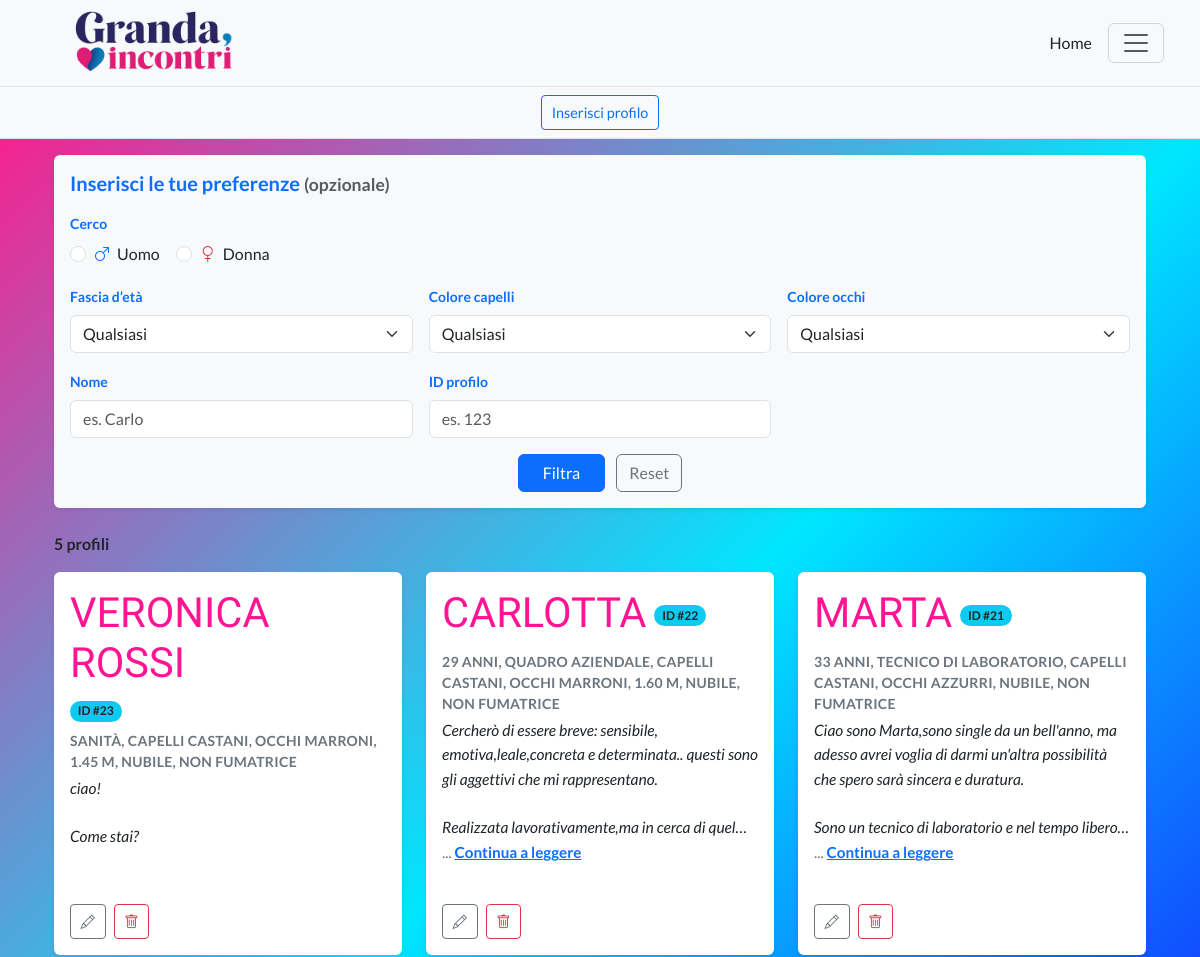
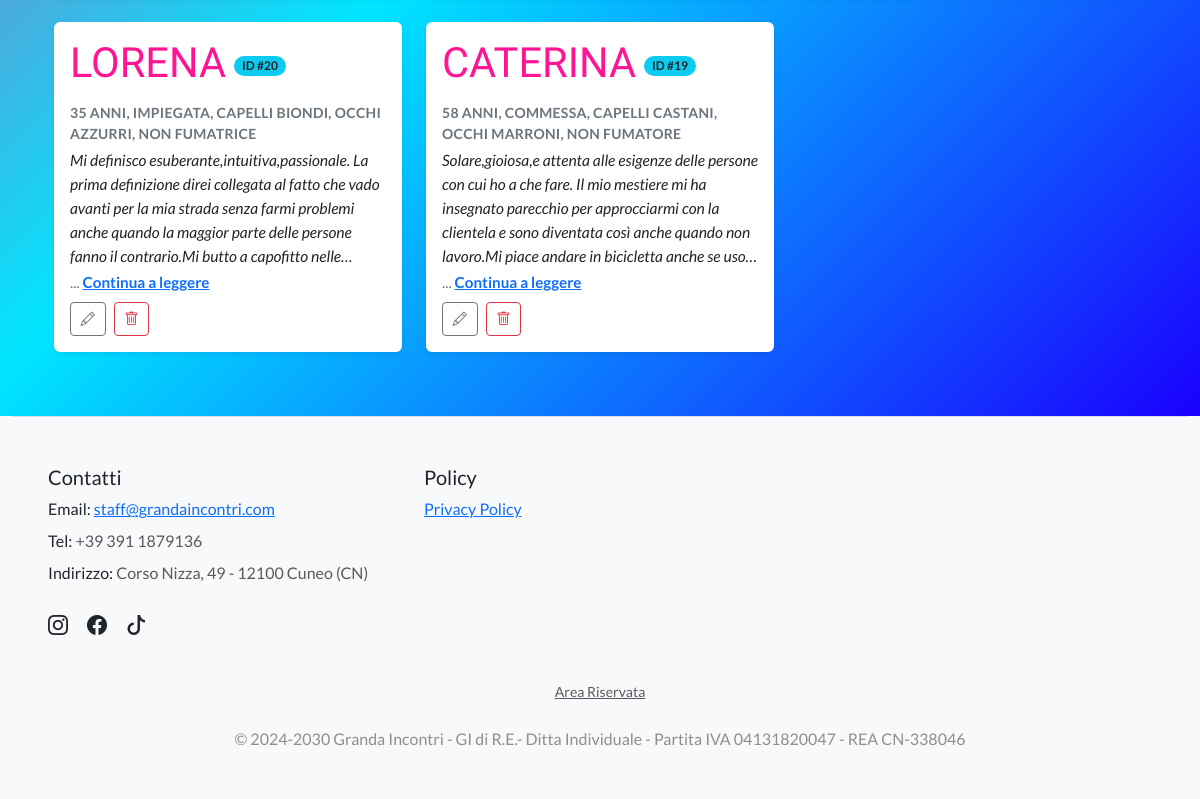
/annunci (signed in), run on the app's committed database (2 pictures, top to bottom).
### tables this page shows
CREATE TABLE "profiles" (
	"id"	INTEGER NOT NULL,
	"first_name"	TEXT NOT NULL,
	"last_name"	TEXT,
	"gender"	TEXT NOT NULL,
	"birth_year"	INTEGER,
	"city"	TEXT,
	"occupation"	TEXT,
	"eyes_color"	TEXT,
	"hair_color"	TEXT,
	"height_cm"	INTEGER,
	"smoker"	INTEGER,
	"bio"	TEXT NOT NULL,
	"is_active"	INTEGER NOT NULL,
	"created_at"	TEXT,
	"weight_kg"	INTEGER,
	"marital_status"	TEXT,
	PRIMARY KEY("id" AUTOINCREMENT)
);

### app.py (the view)
@app.route("/annunci")
def annunci():
    gender_in  = (request.args.get("gender") or "").strip().lower() or None
    age_range  = (request.args.get("age_range") or "").strip() or None
    hair_color = (request.args.get("hair_color") or "").strip().lower() or None
    eyes_color = (request.args.get("eyes_color") or "").strip().lower() or None
    name_q = None
    id_q = None
    if session.get("is_authenticated"):
        name_q = (request.args.get("name") or "").strip().lower() or None
        raw = (request.args.get("id") or "").strip()  # niente lower()
        id_q = int(raw) if raw.isdigit() else None
    gender = _norm_gender_val(gender_in)
    all_profiles = get_published_profiles_with_status()
    listObjProfiles = [
        p for p in all_profiles
        if _profile_matches_filters(p, gender, age_range, hair_color, eyes_color, name_q, id_q)
    ]
    def cap(val: str | None) -> str:
        s = (val or "").strip()
        return (s[:1].upper() + s[1:].lower()) if s else ""
    listObjProfiles = [
        {
            **p,
            "first_name": cap(p.get("first_name")),
            "last_name":  cap(p.get("last_name")),
        }
        for p in listObjProfiles
    ]
    profile_to_edit = None
    to_edit = False
    profile_id = request.args.get("profile_id")
    if profile_id and session.get("is_authenticated"):
        row = profiles_dao.get_profile_by_id(int(profile_id))
        if row is not None:
            d = {k: row[k] for k in row.keys()}
            profile_to_edit = SimpleNamespace(**d)
            to_edit = True
    return render_template(
        "annunci.html",
        listObjProfiles=listObjProfiles,
        profile_to_edit=profile_to_edit,
        to_edit=to_edit,
        current_year=datetime.date.today().year
    )

### app.py (called while the page is built)
def get_published_profiles_with_status():
    rows = profiles_dao.get_all_profiles()
    def is_published(val):
        if val is None:
            return True
        if isinstance(val, (int, bool)):
            return bool(val)
        return str(val).strip().lower() not in ("0", "false", "no", "n")
    list_profiles = []
    for r in rows:
        keys = r.keys() if hasattr(r, "keys") else r.keys()
        val = r["is_active"] if ("is_active" in keys) else None
        if is_published(val):
            profile = {k: r[k] for k in keys}
            profile["is_online"] = random.choice([True, False])
            list_profiles.append(profile)
    return list_profiles

@app.context_processor
def inject_current_user():
    class CurrentUserStub:
        def __init__(self, is_auth, role="admin"):
            self.is_authenticated = is_auth
            self.role = role
    return dict(current_user=CurrentUserStub(session.get("is_authenticated", False)))

def _norm_gender_val(val) -> str | None:
    v = (val or "").strip().lower()
    return _GENDER_MAP.get(v)

### profiles_dao.py (called while the page is built)
def _conn() -> sqlite3.Connection:
    conn = sqlite3.connect(DB_PATH)
    conn.row_factory = sqlite3.Row
    with closing(conn.cursor()) as cur:
        cur.execute("PRAGMA foreign_keys = ON;")
    return conn

def _rows_to_dicts(rows: Iterable[sqlite3.Row]) -> List[dict]:
    return [dict(r) for r in rows]

def get_all_profiles() -> List[Profile]:
    sql = """
        SELECT *
        FROM profiles
        ORDER BY
          CASE WHEN created_at IS NULL OR created_at = '' THEN 1 ELSE 0 END,
          created_at DESC,
          id DESC
    """
    with closing(_conn()) as conn, closing(conn.cursor()) as cur:
        cur.execute(sql)
        return _rows_to_dicts(cur.fetchall())  # type: ignore[return-value]

### templates/annunci.html (shortened to what this page needs)
{% extends "base.html" %}
{% block content %}
<div class="posts-wrapper">
  {% if current_user.is_authenticated %}
    <div class="d-flex bg-light border-bottom justify-content-center align-items-center py-2">
      <div class="d-flex flex-wrap justify-content-center gap-2">
        <button class="btn btn-outline-primary btn-sm" data-bs-toggle="modal" data-bs-target="#site-modal-profile">Inserisci profilo</button>
      </div>
    </div>
  {% endif %}
  <div class="container my-3 px-4">
    <div class="p-3 mb-4 bg-light rounded shadow-sm">
      <h5 class="text-primary fw-bold mb-3">Inserisci le tue preferenze <small class="text-muted">(opzionale)</small></h5>
      <form method="GET" action="{{ url_for('annunci') }}#first-result">
        <div class="row g-3">
          <div class="col-12">
            <label class="form-label small text-primary fw-bold">Cerco</label>
            <div class="d-flex gap-3">
              <div class="form-check">
                <input class="form-check-input" type="radio" name="gender" id="cercoUomo" value="male"
                       {% if request.args.get('gender','')|lower == 'male' %}checked{% endif %}>
                <label class="form-check-label" for="cercoUomo"><i class="bi bi-gender-male text-primary me-1"></i> Uomo</label>
              </div>
              <div class="form-check">
                <input class="form-check-input" type="radio" name="gender" id="cercoDonna" value="female"
                       {% if request.args.get('gender','')|lower == 'female' %}checked{% endif %}>
                <label class="form-check-label" for="cercoDonna"><i class="bi bi-gender-female text-danger me-1"></i> Donna</label>
              </div>
            </div>
          </div>
          <div class="col-md-4">
            <label class="form-label small text-primary fw-bold">Fascia d’età</label>
            {% set sel_age = request.args.get('age_range','') %}
            <select class="form-select" name="age_range">
              <option value=""        {% if sel_age == '' %}selected{% endif %}>Qualsiasi</option>
            </select>
          </div>
          <div class="col-md-4">
            <label class="form-label small text-primary fw-bold">Colore capelli</label>
            {% set sel_hair = request.args.get('hair_color','')|lower %}
            <select class="form-select" name="hair_color">
              <option value=""         {% if sel_hair == '' %}selected{% endif %}>Qualsiasi</option>
            </select>
          </div>
          <div class="col-md-4">
            <label class="form-label small text-primary fw-bold">Colore occhi</label>
            {% set sel_eyes = request.args.get('eyes_color','')|lower %}
            <select class="form-select" name="eyes_color">
              <option value=""          {% if sel_eyes == '' %}selected{% endif %}>Qualsiasi</option>
            </select>
          </div>
          {% if current_user.is_authenticated %}
            <div class="col-md-4">
              <label class="form-label small text-primary fw-bold">Nome</label>
              <input type="text" class="form-control" name="name"
                     value="{{ request.args.get('name','') }}"
                     placeholder="es. Carlo">
            </div>
            <div class="col-md-4">
              <label class="form-label small text-primary fw-bold">ID profilo</label>
              <input type="number" class="form-control"
                name="id" min="1" step="1" inputmode="numeric" pattern="\d*"
                value="{{ request.args.get('id','') }}" placeholder="es. 123">
            </div>
          {% endif %}
          <div class="col-12 text-center">
            <button type="submit" class="btn btn-primary px-4">Filtra</button>
            <a href="{{ url_for('annunci') }}#first-result" class="btn btn-outline-secondary ms-2">Reset</a>
          </div>
        </div>
      </form>
    </div>
    {% set n = listObjProfiles|length %}
    <div class="d-flex align-items-center mb-3 gap-2
                flex-column-reverse flex-md-row
                justify-content-center justify-content-md-between">
      <div class="fw-semibold mt-2 mt-md-0 text-center text-md-start w-100 w-md-auto">
        {{ n }} profil{{ 'o' if n==1 else 'i' }}
      </div>
    </div>
    {% if listObjProfiles %}
      <div class="row g-4" >
        {% for p in listObjProfiles %}
          {% set eta = (current_year - p['birth_year']) if p['birth_year'] else None %}
          {% set fuma = (p['smoker'] in [1, '1', true, 'true', 'on']) if p['smoker'] is not none else None %}
          {% set stato = (p['marital_status'] or '') %}
          {% if stato %}
            {% if stato|lower in ['celibe/nubile','single'] %}
              {% set stato_it = 'nubile' if p['gender'] == 'female' else 'celibe' %}
            {% elif stato|lower in ['sposato/a','married'] %}
              {% set stato_it = 'sposata' if p['gender'] == 'female' else 'sposato' %}
            {% elif stato|lower in ['separato/a','separated'] %}
              {% set stato_it = 'separata' if p['gender'] == 'female' else 'separato' %}
            {% elif stato|lower in ['divorziato/a','divorced'] %}
              {% set stato_it = 'divorziata' if p['gender'] == 'female' else 'divorziato' %}
            {% elif stato|lower in ['vedovo/a','widowed'] %}
              {% set stato_it = 'vedova' if p['gender'] == 'female' else 'vedovo' %}
            {% else %}
              {% set stato_it = stato %}
            {% endif %}
          {% else %}
            {% set stato_it = '' %}
          {% endif %}
         {% set parts = [] %}
          {% if eta %}{% set _ = parts.append(eta ~ ' anni') %}{% endif %}
          {% if p['occupation'] %}{% set _ = parts.append(p['occupation']) %}{% endif %}
          {% if p['hair_color'] %}{% set _ = parts.append('capelli ' ~ p['hair_color']) %}{% endif %}
          {% if p['eyes_color'] %}{% set _ = parts.append('occhi ' ~ p['eyes_color']) %}{% endif %}
          {% if p['height_cm'] %}
            {% set h_m = p['height_cm'] / 100.0 %}
            {% set _ = parts.append(('%.2f'|format(h_m)) ~ ' m') %}
          {% endif %}
          {% if p['weight_kg'] %}{% set _ = parts.append(p['weight_kg'] ~ ' kg') %}{% endif %}
          {% if stato_it %}{% set _ = parts.append(stato_it) %}{% endif %}
          {% if fuma is not none %}
            {% if p['gender'] == 'female' %}
              {% set _ = parts.append('fumatrice' if fuma else 'non fumatrice') %}
            {% else %}
              {% set _ = parts.append('fumatore' if fuma else 'non fumatore') %}
            {% endif %}
          {% endif %}
          <div class="col-12 col-sm-6 col-lg-4" {% if loop.first %}id="first-result"{% endif %}>
            <div class="card h-100 shadow-sm border-0">
              <div class="card-body d-flex flex-column">
                <div class="profile-header">
                  <div class="profile-name">
                    {% if current_user.is_authenticated %}
                      {{ (p['first_name'] ~ ' ' ~ (p['last_name'] or ''))|trim|upper }}
                    {% else %}
                      {{ p['first_name']|upper }}
                    {% endif %}
                  </div>
                  {% if current_user.is_authenticated and p['id'] %}
                    <span class="badge rounded-pill bg-info text-dark">ID #{{ p['id'] }}</span>
                  {% endif %}
                </div>
                <div class="text-uppercase text-secondary small profile-meta mb-2">
                  {{ parts|join(', ')|upper }}
                </div>
                {% set bio_text = (p['bio'] or '') %}
                <div class="bio-block flex-grow-1" data-lines="5">
                  <div class="small bio-textbox">
                    <div class="bio-text">{{ (p['bio'] or '') | e }}</div>
                  </div>
                  <div class="read-more-line d-none">
                    <span class="dots">...</span>
                    <button type="button" class="read-more" aria-expanded="false">Continua a leggere</button>
                  </div>
                </div>
                <div class="d-flex justify-content-between align-items-center mt-2 gap-2">
                  {% if current_user.is_authenticated %}
                    <div class="d-flex gap-2">
                      <a href="{{ url_for('annunci', profile_id=p['id']) }}" class="btn btn-outline-secondary btn-sm" title="Modifica">
                        <i class="bi bi-pencil"></i>
                      </a>
                      <form action="{{ url_for('create_or_update_profile') }}" method="POST" style="display:inline;">
                        <button type="submit" name="action" value="delete" class="btn btn-outline-danger btn-sm"
                                onclick="return confirm('Eliminare questo profilo?');" title="Elimina">
                          <i class="bi bi-trash"></i>
                        </button>
                      </form>
                    </div>
                  {% endif %}
                </div>
              </div>
            </div>
          </div>
        {% endfor %}
      </div>
    {% endif %}
  </div>
{% endblock %}

### static/css/style.css (style rules this page uses)
:root { --gi-deep: #1a1a40; --gi-berry: #5b0a2f; --gi-pink: #ff1493; --font-sans: 'Lato', system-ui, -apple-system, Segoe UI, Roboto, Arial, sans-serif; --font-brand: 'Yeseva One', serif; }
html, body { font-family: var(--font-sans); font-weight: 400; -webkit-font-smoothing: antialiased; -moz-osx-font-smoothing: grayscale; }
.hero-content h1, .hero-title-yeseva, .profile-name { font-family: var(--font-brand); }
.posts-wrapper { background: linear-gradient(135deg, #ff1a8c 0%, #00e6ff 50%, #1a00ff 100%); min-height: 100vh; margin: 0; padding: 0 0 3rem; }
.profile-name { font-family: "Yeseva One", serif; color: #ff1493; font-size: 2.6rem; line-height: 1.2; margin-bottom: .35rem; }
.profile-meta { font-weight: 700; letter-spacing: .02em; margin-bottom: .25rem; }
.profile-header { display: flex; align-items: center; gap: .5rem; flex-wrap: wrap; margin-bottom: .5rem; }
.card { display: flex; flex-direction: column; height: 100%; }
.card .card-body { flex: 1 1 auto; display: flex; flex-direction: column; font-size: 1rem; line-height: 1.5; }
.bio-block { display: flex; flex-direction: column; gap: .25rem; }
.bio-textbox { margin: 0; --lines: 5; --lh: 1.55; line-height: var(--lh); font-size: .975rem !important; }
.bio-text { display: -webkit-box; -webkit-box-orient: vertical; -webkit-line-clamp: var(--lines, 5); overflow: hidden; white-space: pre-line; min-height: calc(var(--lines) * 1lh); }
.bio-block .bio-text { font-style: italic; }
.read-more-line { font-style: normal; }
.read-more-line { font-size: .95rem !important; color: #6c757d; }
.read-more { background: none; border: 0; padding: 0; margin: 0; color: #0d6efd; font-weight: 600; cursor: pointer; text-decoration: underline; }
.posts-wrapper .profile-meta { margin-bottom: .25rem !important; }
.posts-wrapper .bio-block { margin-top: 0 !important; gap: .15rem !important; }
.card .btn { font-size: .95rem; padding: .5rem .9rem; }
.btn.btn-sm { font-size: .9rem; padding: .35rem .6rem; }

### data on the page
profiles: first_name+last_name "VERONICA ROSSI", id "23", parts "SANITÀ, CAPELLI CASTANI, OCCHI MARRONI, 1.45 M, NUBILE, NON FUMATRICE", bio "ciao! Come stai?"
profiles: first_name+last_name "CARLOTTA", id "22", parts "29 ANNI, QUADRO AZIENDALE, CAPELLI CASTANI, OCCHI MARRONI, 1.60 M, NUBILE, NON FUMATRICE", bio "Cercherò di essere breve: sensibile, emotiva,leale,concreta e determinata.. questi sono gli aggettivi che mi rappresentano. Realizzata lavorativamente,ma in cerca di…"
profiles: first_name+last_name "MARTA", id "21", parts "33 ANNI, TECNICO DI LABORATORIO, CAPELLI CASTANI, OCCHI AZZURRI, NUBILE, NON FUMATRICE", bio "Ciao sono Marta,sono single da un bell'anno, ma adesso avrei voglia di darmi un'altra possibilità che spero sarà sincera e duratura. Sono un tecnico di laboratorio e nel tempo…"
profiles: first_name+last_name "LORENA", id "20", parts "35 ANNI, IMPIEGATA, CAPELLI BIONDI, OCCHI AZZURRI, NON FUMATRICE", bio "Mi definisco esuberante,intuitiva,passionale. La prima definizione direi collegata al fatto che vado avanti per la mia strada senza farmi problemi anche quando la maggior parte delle persone fanno il contrario.Mi butto a capofitto…"
profiles: first_name+last_name "CATERINA", id "19", parts "58 ANNI, COMMESSA, CAPELLI CASTANI, OCCHI MARRONI, NON FUMATORE", bio "Solare,gioiosa,e attenta alle esigenze delle persone con cui ho a che fare. Il mio mestiere mi ha insegnato parecchio per approcciarmi con la clientela e sono diventata così anche quando non lavoro.Mi piace andare in bicicletta anche se…"

### other printed values
{{ n }} "5"
{{ 'o' if n==1 else 'i' }} "i"
